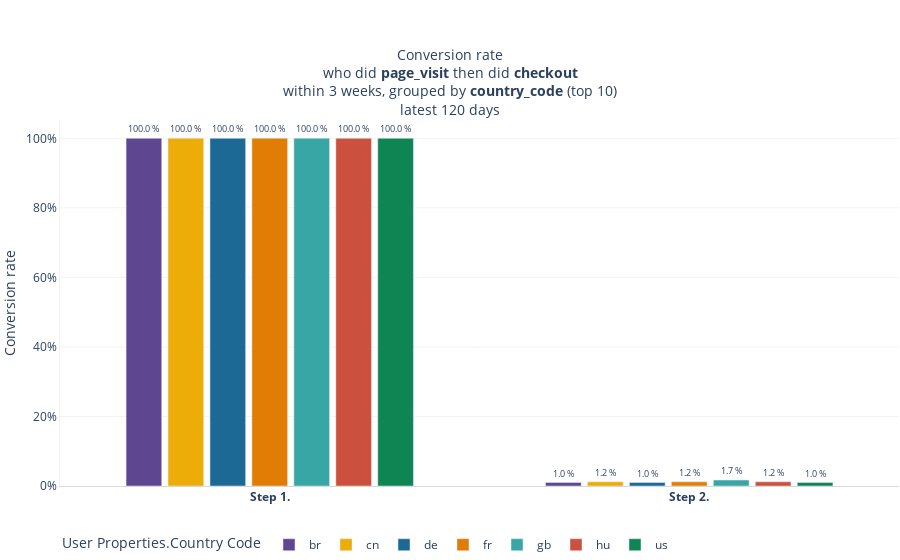

Notebook source saved alongside this figure:
### Code cell
(m.page_visit >> m.checkout).config(time_group="total", 
                                    conv_window="3 week", 
                                    group_by=m.page_visit.user_properties.country_code, 
                                    lookback_days=120)

### Figure 1 — Plotly figure (JSON) as saved in the notebook; plotly's stock layout.template omitted (floating-point values rounded to 4 significant figures)
{"data": [{"alignmentgroup": "True", "customdata": [["<b>Step: </b><b>Step 1.</b><br /><b>Group: </b>br<br /><br /><b>Conversion rate: </b>100.0 %<br /><b>User count: </b>3517"], ["<b>Step: </b><b>Step 2.</b><br /><b>Group: </b>br<br /><br /><b>Conversion rate: </b>1.0 %<br /><b>User count: </b>36"]], "hovertemplate": "%{customdata[0]} <extra></extra>", "legendgroup": "br", "marker": {"color": "rgb(95, 70, 144)", "pattern": {"shape": ""}}, "name": "br", "offsetgroup": "br", "orientation": "v", "showlegend": true, "text": ["100.0 %", "1.0 %"], "textfont": {"size": 9}, "textposition": "outside", "type": "bar", "x": ["<b>Step 1.</b>", "<b>Step 2.</b>"], "xaxis": "x", "y": [100, 1], "yaxis": "y"}, {"alignmentgroup": "True", "customdata": [["<b>Step: </b><b>Step 1.</b><br /><b>Group: </b>cn<br /><br /><b>Conversion rate: </b>100.0 %<br /><b>User count: </b>3420"], ["<b>Step: </b><b>Step 2.</b><br /><b>Group: </b>cn<br /><br /><b>Conversion rate: </b>1.2 %<br /><b>User count: </b>42"]], "hovertemplate": "%{customdata[0]} <extra></extra>", "legendgroup": "cn", "marker": {"color": "rgb(237, 173, 8)", "pattern": {"shape": ""}}, "name": "cn", "offsetgroup": "cn", "orientation": "v", "showlegend": true, "text": ["100.0 %", "1.2 %"], "textfont": {"size": 9}, "textposition": "outside", "type": "bar", "x": ["<b>Step 1.</b>", "<b>Step 2.</b>"], "xaxis": "x", "y": [100, 1.2], "yaxis": "y"}, {"alignmentgroup": "True", "customdata": [["<b>Step: </b><b>Step 1.</b><br /><b>Group: </b>de<br /><br /><b>Conversion rate: </b>100.0 %<br /><b>User count: </b>3412"], ["<b>Step: </b><b>Step 2.</b><br /><b>Group: </b>de<br /><br /><b>Conversion rate: </b>1.0 %<br /><b>User count: </b>33"]], "hovertemplate": "%{customdata[0]} <extra></extra>", "legendgroup": "de", "marker": {"color": "rgb(29, 105, 150)", "pattern": {"shape": ""}}, "name": "de", "offsetgroup": "de", "orientation": "v", "showlegend": true, "text": ["100.0 %", "1.0 %"], "textfont": {"size": 9}, "textposition": "outside", "type": "bar", "x": ["<b>Step 1.</b>", "<b>Step 2.</b>"], "xaxis": "x", "y": [100, 1], "yaxis": "y"}, {"alignmentgroup": "True", "customdata": [["<b>Step: </b><b>Step 1.</b><br /><b>Group: </b>fr<br /><br /><b>Conversion rate: </b>100.0 %<br /><b>User count: </b>3528"], ["<b>Step: </b><b>Step 2.</b><br /><b>Group: </b>fr<br /><br /><b>Conversion rate: </b>1.2 %<br /><b>User count: </b>43"]], "hovertemplate": "%{customdata[0]} <extra></extra>", "legendgroup": "fr", "marker": {"color": "rgb(225, 124, 5)", "pattern": {"shape": ""}}, "name": "fr", "offsetgroup": "fr", "orientation": "v", "showlegend": true, "text": ["100.0 %", "1.2 %"], "textfont": {"size": 9}, "textposition": "outside", "type": "bar", "x": ["<b>Step 1.</b>", "<b>Step 2.</b>"], "xaxis": "x", "y": [100, 1.2], "yaxis": "y"}, {"alignmentgroup": "True", "customdata": [["<b>Step: </b><b>Step 1.</b><br /><b>Group: </b>gb<br /><br /><b>Conversion rate: </b>100.0 %<br /><b>User count: </b>3514"], ["<b>Step: </b><b>Step 2.</b><br /><b>Group: </b>gb<br /><br /><b>Conversion rate: </b>1.7 %<br /><b>User count: </b>59"]], "hovertemplate": "%{customdata[0]} <extra></extra>", "legendgroup": "gb", "marker": {"color": "rgb(56, 166, 165)", "pattern": {"shape": ""}}, "name": "gb", "offsetgroup": "gb", "orientation": "v", "showlegend": true, "text": ["100.0 %", "1.7 %"], "textfont": {"size": 9}, "textposition": "outside", "type": "bar", "x": ["<b>Step 1.</b>", "<b>Step 2.</b>"], "xaxis": "x", "y": [100, 1.7], "yaxis": "y"}, {"alignmentgroup": "True", "customdata": [["<b>Step: </b><b>Step 1.</b><br /><b>Group: </b>hu<br /><br /><b>Conversion rate: </b>100.0 %<br /><b>User count: </b>3469"], ["<b>Step: </b><b>Step 2.</b><br /><b>Group: </b>hu<br /><br /><b>Conversion rate: </b>1.2 %<br /><b>User count: </b>42"]], "hovertemplate": "%{customdata[0]} <extra></extra>", "legendgroup": "hu", "marker": {"color": "rgb(204, 80, 62)", "pattern": {"shape": ""}}, "name": "hu", "offsetgroup": "hu", "orientation": "v", "showlegend": true, "text": ["100.0 %", "1.2 %"], "textfont": {"size": 9}, "textposition": "outside", "type": "bar", "x": ["<b>Step 1.</b>", "<b>Step 2.</b>"], "xaxis": "x", "y": [100, 1.2], "yaxis": "y"}, {"alignmentgroup": "True", "customdata": [["<b>Step: </b><b>Step 1.</b><br /><b>Group: </b>us<br /><br /><b>Conversion rate: </b>100.0 %<br /><b>User count: </b>3485"], ["<b>Step: </b><b>Step 2.</b><br /><b>Group: </b>us<br /><br /><b>Conversion rate: </b>1.0 %<br /><b>User count: </b>36"]], "hovertemplate": "%{customdata[0]} <extra></extra>", "legendgroup": "us", "marker": {"color": "rgb(15, 133, 84)", "pattern": {"shape": ""}}, "name": "us", "offsetgroup": "us", "orientation": "v", "showlegend": true, "text": ["100.0 %", "1.0 %"], "textfont": {"size": 9}, "textposition": "outside", "type": "bar", "x": ["<b>Step 1.</b>", "<b>Step 2.</b>"], "xaxis": "x", "y": [100, 1], "yaxis": "y"}], "layout": {"autosize": true, "bargap": 0.3, "bargroupgap": 0.15, "barmode": "group", "hoverlabel": {"font": {"size": 12}}, "hovermode": "closest", "legend": {"orientation": "h", "title": {"text": "User Properties.Country Code"}, "tracegroupgap": 0, "x": 0, "xanchor": "left", "y": -0.2, "yanchor": "bottom"}, "margin": {"b": 1, "l": 1, "pad": 0, "r": 1, "t": 120}, "paper_bgcolor": "rgba(0, 0, 0, 0)", "plot_bgcolor": "rgba(0, 0, 0, 0)", "showlegend": true, "title": {"font": {"size": 14}, "text": "Conversion rate<br />who did <b>page_visit</b> then did <b>checkout</b><br />within 3 weeks, grouped by <b>country_code</b> (top 10)<br />latest 120 days", "x": 0.5, "xanchor": "center", "yanchor": "top"}, "uniformtext": {"minsize": 7}, "xaxis": {"anchor": "y", "autorange": true, "domain": [0, 1], "fixedrange": true, "gridcolor": "rgba(127,127,127,0.3)", "linecolor": "rgba(127,127,127,0.3)", "range": [-0.5, 1.5], "rangemode": "tozero", "showgrid": false, "showline": true, "title": {"text": ""}, "type": "category"}, "yaxis": {"anchor": "x", "autorange": true, "domain": [0, 1], "fixedrange": true, "gridcolor": "rgba(127,127,127,0.1)", "linecolor": "rgba(127,127,127,0.1)", "range": [0, 105.3], "rangemode": "tozero", "showline": true, "ticksuffix": "%", "title": {"text": "Conversion rate"}, "type": "linear"}}}
